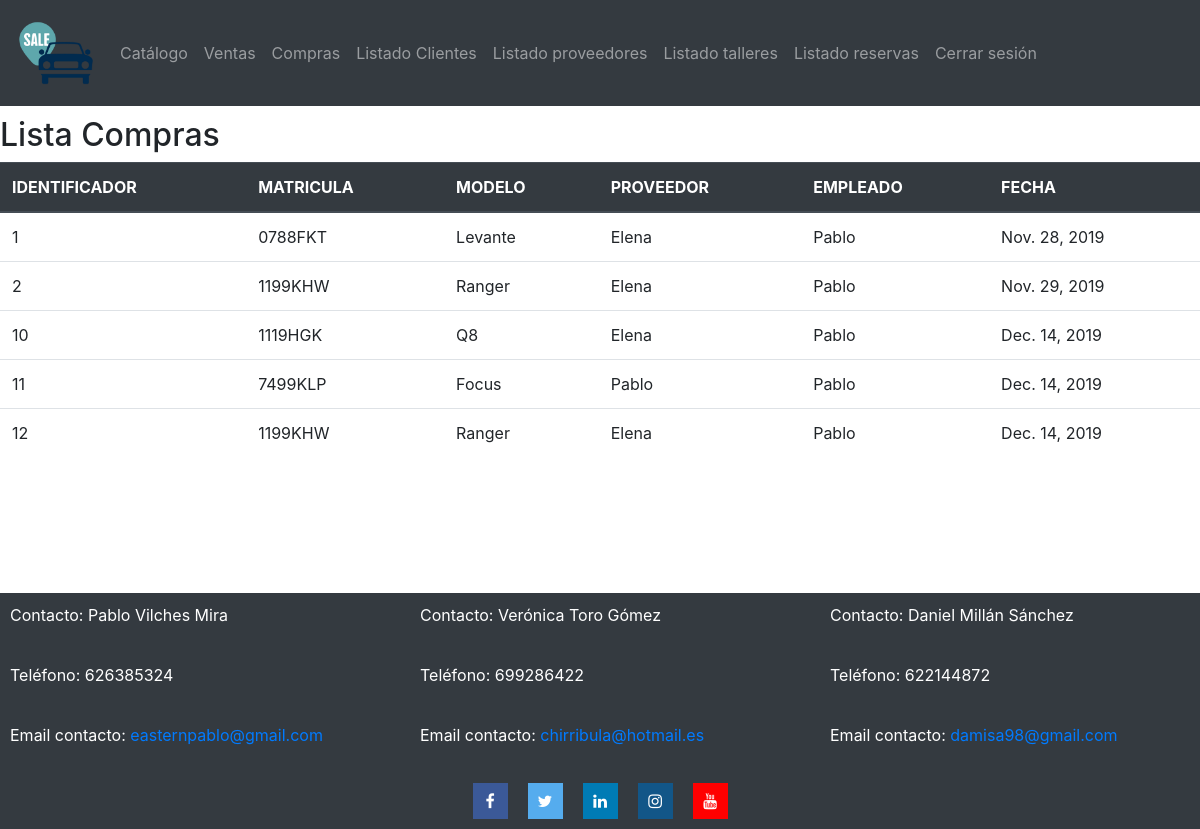
The page /compras/realizadas/ (signed in) on the database as committed earlier.
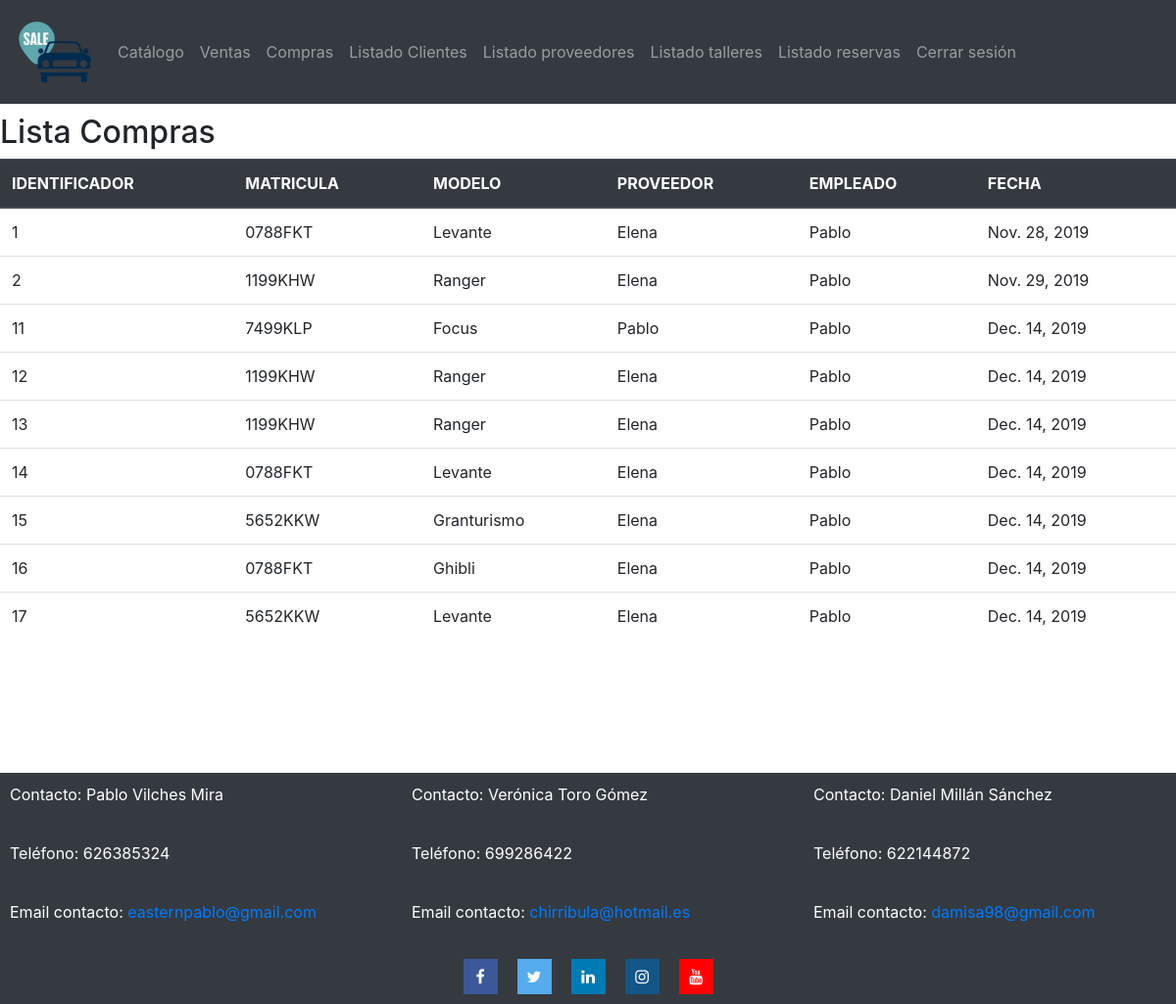
The same page on the database as committed later.
### catalogo/models.py (models this page shows, shortened)
class Compra(models.Model):
    compra_id = models.AutoField(primary_key=True)
    coche_id = models.ForeignKey('Coche', on_delete=models.CASCADE)
    proveedor_id = models.ForeignKey('Proveedor', on_delete=models.CASCADE)
    empleado_id = models.ForeignKey('Empleado', on_delete=models.CASCADE)
    fecha = models.DateField(auto_now_add=True)

class Coche(models.Model):
    coche_id = models.AutoField(primary_key=True)
    marca_id = models.ForeignKey('Marca', on_delete=models.CASCADE)
    matricula = models.CharField(max_length=7)
    modelo = models.CharField(max_length=50)
    kilometros = models.IntegerField(validators=[MinValueValidator(500)])
    color = models.CharField(max_length=50)
    motor = models.CharField(max_length=50) # Ej: Diesel, Gasolina, Electrico,...
    tipo = models.CharField(max_length=50)  # Ej: Turismo, Monovolumen, TodoTerreno,...
    caballos = models.IntegerField(validators=[MinValueValidator(60)])
    cilindradas = models.IntegerField()
    precio = models.IntegerField(validators=[MinValueValidator(1000)])
    vendido = models.BooleanField(default=False)
    imagen = models.ImageField(upload_to="imagenes/Coches/")

class Proveedor(models.Model):
    proveedor_id = models.AutoField(primary_key=True)
    dni = models.CharField(max_length=9)
    nombre = models.CharField(max_length=50)
    apellidos = models.CharField(max_length=50)
    telefono = models.CharField(max_length=9)
    direccion = models.CharField(max_length=100)
    email = models.EmailField(max_length=50)

class Empleado(models.Model):
    empleado_id = models.AutoField(primary_key=True)
    dni = models.CharField(max_length=9)
    nombre = models.CharField(max_length=50)
    apellidos = models.CharField(max_length=50)                 #son iguales, se puede usar la misma??
    telefono = models.CharField(max_length=9)
    direccion = models.CharField(max_length=100)
    email = models.EmailField(max_length=50)
    usuario = models.ForeignKey(User, on_delete=models.CASCADE, null=True)
    puesto = models.CharField(max_length=50)

### catalogo/views.py (the view)
# urls.py: path("compras/realizadas/", views.lista_compras, name="Listado compras - Concesionario"),
@login_required(login_url="/concesionario/login")
def lista_compras(request):
    compras = Compra.objects.all()
    return render(request,"compras_realizadas.html",{"compras":compras})

### catalogo/templates/compras_realizadas.html (shortened to what this page needs)
{% extends "base.html" %}
{% block content %}
<h2>Lista Compras</h2>
<table class="table">
    <thead class="thead-dark">
        <tr>
            <th>IDENTIFICADOR</th>
            <th>MATRICULA</th>
            <th>MODELO</th>
            <th>PROVEEDOR</th>
            <th>EMPLEADO</th>
            <th>FECHA</th>
        </tr>
    </thead>
    <tbody>
        {% for compra in compras %}
        <tr>
            <td>{{compra.compra_id}}</td>
            <td>{{compra.coche_id.matricula}}</td>
            <td>{{compra.coche_id.modelo}}</td>
            <td>{{compra.proveedor_id.nombre}}</td>
            <td>{{compra.empleado_id.nombre}}</td>
            <td>{{compra.fecha}}</td>
        </tr>
        {% endfor %}
    </tbody>
</table>
{% endblock %}

### catalogo/templates/base.html (shortened to what this page needs)
{% load static %}
<!DOCTYPE html>
<html lang="es">
    <head>
        <link rel="stylesheet" href="/static/css/estilos.css">
        <link rel="stylesheet" href="https://cdnjs.cloudflare.com/ajax/libs/font-awesome/4.7.0/css/font-awesome.min.css">
        <link rel="stylesheet" href="https://maxcdn.bootstrapcdn.com/bootstrap/4.3.1/css/bootstrap.min.css">
    </head>
    <body>
        <nav class="navbar navbar-expand-sm bg-dark navbar-dark">
            <a class="navbar-brand" href="#">
                <img src="/imagenes/General/servicio-de-venta-de-autos-logo.png" alt="logo" style="width:80px;">
            </a>
            <ul class="navbar-nav">
                <li class="nav-item">
                    <a class="nav-link" href="/concesionario/marcas">Catálogo</a>
                </li>
                {% if user.is_staff %}
                <li class="nav-item">
                    <a class="nav-link" href="/concesionario/listar/ventas">Ventas</a>
                </li>
                <li class="nav-item">
                    <a class="nav-link" href="/concesionario/compras/realizadas">Compras</a>
                </li>
                <li class="nav-item">
                    <a class="nav-link" href="/concesionario/listar/clientes">Listado Clientes</a>
                </li>
                <li class="nav-item">
                    <a class="nav-link" href="/concesionario/listar/proveedores">Listado proveedores</a>
                </li>
                <li class="nav-item">
                    <a class="nav-link" href="/concesionario/listar/talleres">Listado talleres</a>
                </li>
                <li class="nav-item">
                    <a class="nav-link" href="/concesionario/listar/reservas">Listado reservas</a>
                </li>
                {% endif %}
                <li class="nav-item">
                    <a class="nav-link" href="/concesionario/logout">Cerrar sesión</a>
                </li>
            </ul>
        </nav>
        <div id="content">
            {% block content %}
            {% endblock %}
        </div>
        <footer>
            <div class="row">
                <div class="col-lg-4">
                    <p>Contacto: Pablo Vilches Mira</p>
                    <p>Teléfono: 626385324</p>
                    <p>Email contacto:
                        <a href="mailto:easternpablo@gmail.com">easternpablo@gmail.com</a>
                    </p>
                </div>
                <div class="col-lg-4">
                    <p>Contacto: Verónica Toro Gómez</p>
                    <p>Teléfono: 699286422</p>
                    <p>Email contacto:
                        <a href="mailto:chirribula@hotmail.es">chirribula@hotmail.es</a>
                    </p>
                </div>
                <div class="col-lg-4">
                    <p>Contacto: Daniel Millán Sánchez</p>
                    <p>Teléfono: 622144872</p>
                    <p>Email contacto:
                        <a href="mailto:damisa98@gmail.com">damisa98@gmail.com</a>
                    </p>
                </div>
            </div>
            <div class="redes-sociales">
                <a href="https://www.facebook.com/" class="fa fa-facebook"></a>
                <a href="https://twitter.com/" class="fa fa-twitter"></a>
                <a href="https://es.linkedin.com/" class="fa fa-linkedin"></a>
                <a href="https://www.instagram.com/" class="fa fa-instagram"></a>
                <a href="https://www.youtube.com/" class="fa fa-youtube"></a>
            </div>
        </footer>
    </body>
</html>

### catalogo/static/css/estilos.css (style rules this page uses)
div#content { display: flex; flex-direction: row; justify-content: flex-start; flex-wrap: wrap; margin-top: 10px; padding-bottom: 10%; }
footer { display: block; background-color: #343a40; left: 0; bottom: 0; width: 100%; }
footer p { color: white; font: bold; padding: 10px 10px 10px 10px; }
div.redes-sociales { display: flex; flex-direction: row; flex-wrap: wrap; justify-content: center; }
.fa { padding: 10px; width: 35px; text-align: center; text-decoration: none; margin: 5px 2px; }
.fa-facebook { background: #3B5998; color: white; margin: 10px; }
.fa-twitter { background: #55ACEE; color: white; margin: 10px; }
.fa-linkedin { background: #007bb5; color: white; margin: 10px; }
.fa-instagram { background: #125688; color: white; margin: 10px; }
.fa-youtube { background: red; color: white; margin: 10px; }

Rows that differ between the two databases and show on the page:
removed Compra: compra_id "10", coche_id.matricula "1119HGK", coche_id.modelo "Q8", proveedor_id.nombre "Elena", empleado_id.nombre "Pablo", fecha "Dec. 14, 2019"
added Compra: compra_id "13", coche_id.matricula "1199KHW", coche_id.modelo "Ranger", proveedor_id.nombre "Elena", empleado_id.nombre "Pablo", fecha "Dec. 14, 2019"
added Compra: compra_id "14", coche_id.matricula "0788FKT", coche_id.modelo "Levante", proveedor_id.nombre "Elena", empleado_id.nombre "Pablo", fecha "Dec. 14, 2019"
added Compra: compra_id "15", coche_id.matricula "5652KKW", coche_id.modelo "Granturismo", proveedor_id.nombre "Elena", empleado_id.nombre "Pablo", fecha "Dec. 14, 2019"
added Compra: compra_id "16", coche_id.matricula "0788FKT", coche_id.modelo "Ghibli", proveedor_id.nombre "Elena", empleado_id.nombre "Pablo", fecha "Dec. 14, 2019"
added Compra: compra_id "17", coche_id.matricula "5652KKW", coche_id.modelo "Levante", proveedor_id.nombre "Elena", empleado_id.nombre "Pablo", fecha "Dec. 14, 2019"
